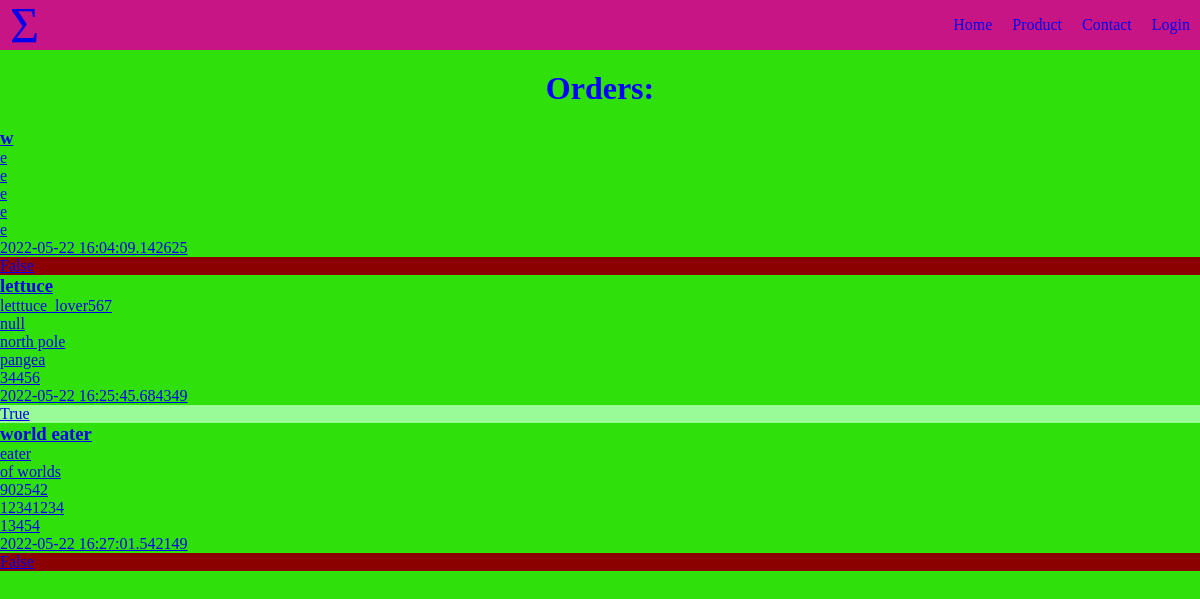
The page /orders on the database its author committed.
### base/models.py (models this page shows)
class Order(models.Model):
  ordered_product = models.CharField(max_length=30)
  first_name = models.CharField(max_length=20)
  last_name = models.CharField(max_length=20)
  address = models.CharField(max_length=50)
  city = models.CharField(max_length=40)
  zip_code = models.CharField(max_length=5)
  order_time = models.CharField(max_length=15, default='')
  fulfillment_status = models.BooleanField(null=True, default=False)

### base/views.py (the view)
# urls.py: path('orders', views.OrderListView.as_view(), name='orders'),
class OrderListView(ListView):
  model = Order
  template_name = 'base/orders.html'

### base/templates/base/orders.html (shortened to what this page needs)
{% extends "./default.html" %}
{% load static %}
{% block head %}
<link rel="stylesheet" href="{% static 'base/styles.css' %}">
{% endblock %}
{% block content %}
<h1> Orders:  </h1>
   {% for order in object_list %}
  <a href="{% url 'fulfillmentation' order.id %}">
    <div class="Order">
      <h3 class="ordered_product"> {{ order.ordered_product }}</h3>
      <p class="firstname"> {{ order.first_name }} </p>
      <p class="lastname"> {{ order.last_name }} </p>
      <p class="address"> {{ order.address }} </p>
      <p class="city"> {{ order.city }} </p>
      <p class="zipcode"> {{ order.zip_code }} </p>
      <p class="time"> {{ order.order_time }} </p>
      <p class="fulfilment-status {{order.fulfillment_status}}"> {{ order.fulfillment_status }} </p>
    </div>
  </a>
    {% endfor %}
{% endblock %}

### base/static/base/styles.css (style rules this page uses)
* { margin: 0; padding: 0; }
body { background-color: #2fe00b; }
h1 { color: blue; text-align: center; padding: 20px }
.False { background-color: darkred; }
.True { background-color: palegreen; }

### rows shown on the page
Order: ordered_product "w", first_name "e", last_name "e", address "e", city "e", zip_code "e", order_time "2022-05-22 16:04:09.142625"
Order: ordered_product "lettuce", first_name "letttuce_lover567", last_name "null", address "north pole", city "pangea", zip_code "34456", order_time "2022-05-22 16:25:45.684349", fulfillment_status "True"
Order: ordered_product "world eater", first_name "eater", last_name "of worlds", address "902542", city "12341234", zip_code "13454", order_time "2022-05-22 16:27:01.542149"
